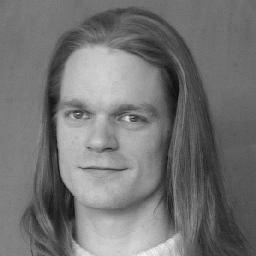
#> input picture Code/Data/portrait.png, 256 x 256 px
$ python exercise1.py   (older library calls are emulated)
#> lines starting #> are read from the running program, lines starting #| are printed output that depends on the picture
### Code/imageIO.py
import imageio
import numpy as np
import numpy.random as rnd
import scipy.ndimage as img
import matplotlib.pyplot as plt

import timeit, functools

def imageRead(imgname, pilmode='L', arrtype=np.float):
	"""
	read an image file into a numpy array

	imgname: str
		name of image file to be read
	pilmode: str
		for luminance / intesity images use 'L'
		for RGB color images use 'RGB'
	arrtype: numpy dtype
		use np.float, np.uint8, ...
	"""
#> called with imgname = '../Data/portrait.png', pilmode = 'L'
	return imageio.imread(imgname, pilmode=pilmode).astype(arrtype)
#> returned value: shape (256, 256) float64; min 8, max 244, mean 115.4


def imageWrite(arrF, imgname, arrtype=np.uint8):
	"""
	write a numpy array as an image file
	the file type will be inferred from the suffix of imgname

	arrF: array_like
		array to be written
	imgname: str
		name of image file to be written
	arrtype: numpy dtype
		use np.float, np.uint8, ...
	"""
	imageio.imwrite(imgname, arrF.astype(arrtype))


# [36 lines left out: function cut_into_tiles, not called in this run]


# [32 lines that do not run on import are left out]

### Code/imageEmboss.py
import numpy as np
import scipy.ndimage as img


def embossV1(arrF):
	"""
	Slowest implementation: Using for loops to iterate through all
	pixels and computing the diagonal difference.
	:param arrF:
	:return:
	"""
	M, N = arrF.shape
	arrG = np.zeros((M, N))

	for i in range(1, M - 1):
		for j in range(1, N - 1):
			arrG[i, j] = 128 + arrF[i + 1, j + 1] - arrF[i - 1, j - 1]
			arrG[i, j] = np.maximum(0, np.minimum(255, arrG[i, j]))

	return arrG


def embossV2(arrF):
	"""
	Fastest implementation: Using numpy splicing to compute the desired
	values as difference between two shifted matrices.
	:param arrF:
	:return:
	"""
	M, N = arrF.shape
	arrG = np.zeros((M, N))

	arrG[1:M - 1, 1:N - 1] = 128 + arrF[2:, 2:] - arrF[:-2, :-2]
	arrG = np.maximum(0, np.minimum(255, arrG))

	return arrG


def embossV3(arrF):
	"""
	Traditional image processing implementation: Using a mask to iterate
	over the pixels and computing the desired values in one sweep.
	:param arrF:
	:return:
	"""
	mask = np.array([[-1, 0, 0],
					 [0, 0, 0],
					 [0, 0, +1]])

	arrG = 128 + img.correlate(arrF, mask, mode='reflect')
	arrG = np.maximum(0, np.minimum(255, arrG))

	return arrG


def embossV4(arrF):
	arrG = 128 + arrF[2:, 2:] - arrF[:-2, :-2]
	arrG[arrG < 0] = 0
	arrG[arrG > 255] = 255

	return arrG


# [2 lines that do not run on import are left out]

### Code/Exercise1/exercise1.py
from imageIO import *
from imageEmboss import *
import matplotlib.pyplot as plt


def experiments():
	arrF = imageRead('../Data/portrait.png')
	plt.imshow(arrF / 255, cmap='gray')
	plt.show()

	arrF = imageRead('../Data/asterixRGB.png', pilmode='RGB')
	plt.imshow(arrF / 255)
	plt.show()


def task_1():
	arrF = imageRead('../Data/portrait.png')

	mtds = [embossV1, embossV2, embossV3, embossV4]

	for i, mtd in enumerate(mtds):
		arrG = mtd(arrF)
		imageWrite(arrG, 't1-1-V%d.png' % (i + 1))
#> this loop made 4 passes
#> pass 1, in task_1, `arrG = mtd(arrF)`:
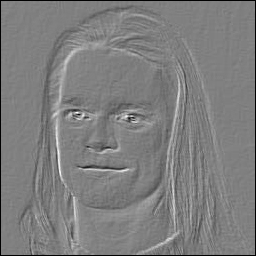
#> arrG: shape (256, 256) float64; min 0, max 255, mean 126
#> pass 3, in embossV3, `arrG = 128 + img.correlate(arrF, mask, mode='reflect')`:
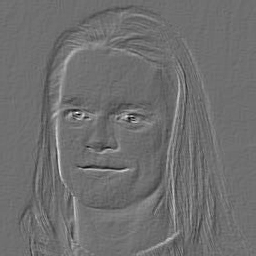
#> arrG: shape (256, 256) float64; min 8, max 283, mean 128; drawn with min black and max white
#> after the loop:
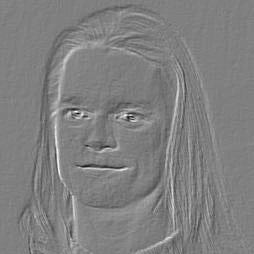
#> arrG: shape (254, 254) float64; min 8, max 255, mean 128


if __name__ == '__main__':
	# experiments()
	task_1()

$ run again, with Code/Data/cat.png copied over Code/Data/portrait.png
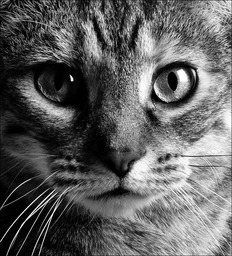
#> input picture Code/Data/cat.png, 232 x 256 px
#> the loop in task_1, `for i, mtd in enumerate(mtds):` made 4 passes
#> pass 1, in task_1, `arrG = mtd(arrF)`:
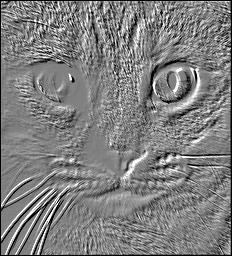
#> arrG: shape (256, 232) float64; min 0, max 255, mean 127
#> after the loop in task_1, `for i, mtd in enumerate(mtds):`:
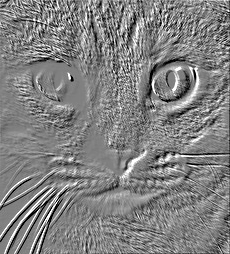
#> arrG: shape (254, 230) float64; min 0, max 255, mean 129.1
